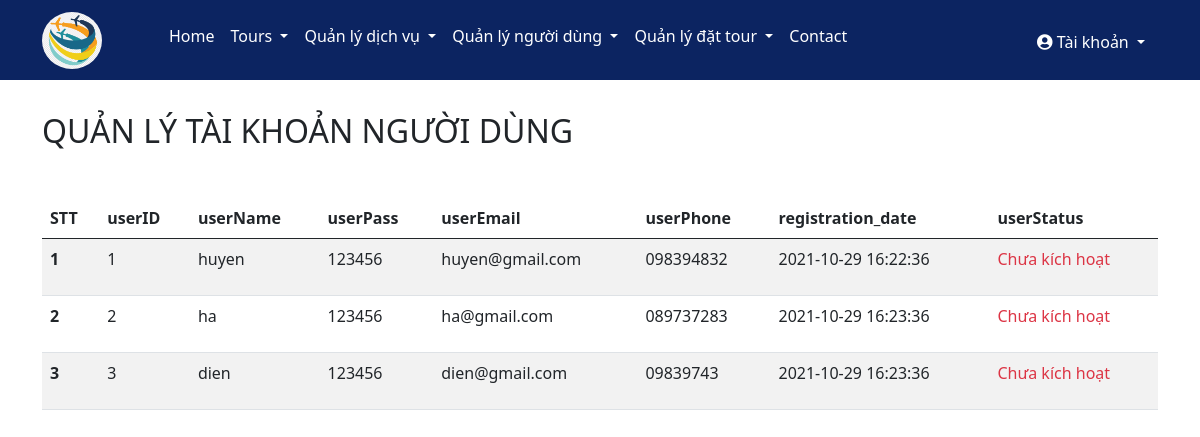
/admin/accountuser.php, run on the app's committed database.
### tables this page shows
CREATE TABLE `users` (
  `userID` int(11) NOT NULL,
  `userName` varchar(50) DEFAULT NULL,
  `userPass` varchar(50) DEFAULT NULL,
  `userEmail` varchar(100) DEFAULT NULL,
  `userCode` varchar(400) DEFAULT NULL,
  `userPhone` char(12) DEFAULT NULL,
  `registration_date` datetime DEFAULT current_timestamp(),
  `userStatus` tinyint(1) DEFAULT NULL
);

### admin/accountuser.php (the view)
<?php
include('header.php');
include('../config/connect.php');
?>
<div class="container my-main">
    <h2 class="text-uppercase my-title-ad">Quản lý tài khoản người dùng</h2>
    <table class="table table-striped">
        <thead>
            <tr>
                <th scope=col>STT</th>
                <th scope=col>userID</th>
                <th scope=col>userName</th>
                <th scope=col>userPass</th>
                <th scope=col>userEmail</th>
                <th scope=col>userPhone</th>
                <th scope=col>registration_date</th>
                <th scope=col>userStatus</th>
            </tr>
        </thead>
        <tbody>
        <?php
            $sql = "select * from users";
            $result = mysqli_query($conn,$sql);
            if(mysqli_num_rows($result)>0){
                $STT=1;
                while($row=mysqli_fetch_assoc($result)){
                    $userID=$row['userID'];
                    $userName=$row['userName'];
                    $userPass=$row['userPass'];
                    $userEmail=$row['userEmail'];
                    $userPhone=$row['userPhone'];
                    $registration_date=$row['registration_date'];
                    $userStatus=$row['userStatus'];?>
                <tr>
                    <th scope=rowphp><?php echo $STT++?></th>
                    <td><?php echo $userID?></td>
                    <td><?php echo $userName?></td>
                    <td><?php echo $userPass?></td>
                    <td><?php echo $userEmail?></td>
                    <td><?php echo $userPhone?></td>
                    <td><?php echo $registration_date?></td>
                    <td>
                    <?php
                if($userStatus==0)
                echo '<p class="text-danger">Chưa kích hoạt</p>';
                else
                echo '<p class="text-success">Đã kích hoạt</p>';
            ?>
                </td>
                </tr>
         <?php
         }
    } else echo $sql;
        ?>
        </tbody>
    </table>
</div>
<?php
include('footer.php');
?>

### css/style.css (style rules this page uses)
:root { --my-color: #0c2461; }

### css/admin.css (style rules this page uses)
* { padding: 0; margin: 0; text-decoration: none; box-sizing: border-box; }
.my-main { margin-top: 32px; margin-bottom: 32px; }
.my-title-ad { margin-bottom: 48px; }

### data on the page
users: userID "1", userName "huyen", userPass "123456", userEmail "huyen@gmail.com", userPhone "098394832", registration_date "2021-10-29 16:22:36", userStatus "Chưa kích hoạt"
users: userID "2", userName "ha", userPass "123456", userEmail "ha@gmail.com", userPhone "089737283", registration_date "2021-10-29 16:23:36", userStatus "Chưa kích hoạt"
users: userID "3", userName "dien", userPass "123456", userEmail "dien@gmail.com", userPhone "09839743", registration_date "2021-10-29 16:23:36", userStatus "Chưa kích hoạt"
